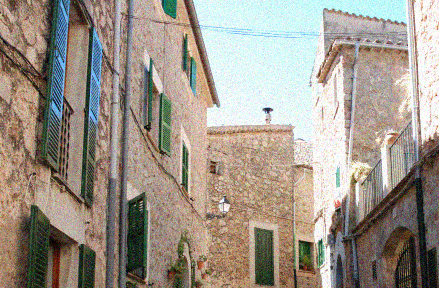
%> input picture images/debug/alleyNoisy_sigma20.png, 439 x 288 px
$ octave basicSection.m   (GNU Octave 9; MATLAB toolbox functions it lacks are replaced by stand-ins)
%> lines starting %> are read from the running program, lines starting %| are printed output that depends on the picture
### templateMatchingNaive.m
function [offsetsRows, offsetsCols, distances] = templateMatchingNaive(row, col,...
    patchSize, searchWindowSize,image)
% This function should for each possible offset in the search window
% centred at the current row and col, save a value for the offsets and
% patch distances, e.g. for the offset (-1,-1)
% offsetsRows(1) = -1;
% offsetsCols(1) = -1;
% distances(1) = 0.125;

% The distance is simply the SSD over patches of size patchSize between the
% 'template' patch centred at row and col and a patch shifted by the
% current offset

%REPLACE THIS
offsetsRows = zeros(searchWindowSize^2,1);
offsetsCols = zeros(searchWindowSize^2,1);
distances = zeros(searchWindowSize^2,1);

%% calculate offsetsRows and offsetsCols
counter = 1;
for r = -(searchWindowSize-1)/2 :(searchWindowSize-1)/2
    for c = -(searchWindowSize-1)/2 : (searchWindowSize-1)/2
        offsetsRows(counter) = r;
        offsetsCols(counter) = c;
        counter= counter+1;
    end
end
%% calculate distances
maxRow = size(image,1);
maxCol = size(image,2);
for index = 1: counter -1

    windowInImageRow = offsetsRows(index) + row;
    windowInImageCol = offsetsCols(index) + col;

    sum = 0;
    for offsetRow = - (patchSize-1)/2 :(patchSize-1)/2
        for offsetCol = - (patchSize-1)/2 : (patchSize-1)/2

            originalPatchInImageRow = row + offsetRow;
            originalPatchInImageCol = col + offsetCol;

            if originalPatchInImageRow < 1 || originalPatchInImageRow > maxRow ...
                    || originalPatchInImageCol < 1 || originalPatchInImageCol > maxCol
                pixelInOriginalPatch = 0;
            else
                pixelInOriginalPatch = image(originalPatchInImageRow, originalPatchInImageCol);
            end

            offsetPatchInImageRow = windowInImageRow + offsetRow;
            offsetPatchInImageCol = windowInImageCol + offsetCol;
            if offsetPatchInImageRow < 1 || offsetPatchInImageRow > maxRow...
                    ||offsetPatchInImageCol < 1 || offsetPatchInImageCol > maxCol
                pixelInOffsetPatch = 0;
            else
                pixelInOffsetPatch = image(offsetPatchInImageRow,offsetPatchInImageCol);
            end

            sum = sum+    (pixelInOriginalPatch - pixelInOffsetPatch)^2;

        end
    end

    distances(index) = sum;


end

### templateMatchingIntegralImage.m
function [offsetsRows, offsetsCols, distances] = templateMatchingIntegralImage(row,...
    col,patchSize, searchWindowSize, image)
% This function should for each possible offset in the search window
% centred at the current row and col, save a value for the offsets and
% patch distances, e.g. for the offset (-1,-1)
% offsetsX(1) = -1;
% offsetsY(1) = -1;
% distances(1) = 0.125;

% The distance is simply the SSD over patches of size patchSize between the
% 'template' patch centred at row and col and a patch shifted by the
% current offset

% This time, use the integral image method!
% NOTE: Use the 'computeIntegralImage' function developed earlier to
% calculate your integral images
% NOTE: Use the 'evaluateIntegralImage' function to calculate patch sums

%REPLACE THIS
offsetsRows = zeros(searchWindowSize^2,1);
offsetsCols = zeros(searchWindowSize^2,1);
distances = zeros(searchWindowSize^2,1);

%% calculate offsetsRows and offsetsCols
counter = 1;
for r = -(searchWindowSize-1)/2 :(searchWindowSize-1)/2
    for c = -(searchWindowSize-1)/2 : (searchWindowSize-1)/2
        offsetsRows(counter) = r;
        offsetsCols(counter) = c;
        counter= counter+1;
    end
end

%% calculate distances
%patchSum = evaluateIntegralImage(image_ii, row, col, patchSize);
%disp(patchSum);
for index = 1: counter -1

% [7 lines of commented-out code are left out]

    img = zeros(size(image));
    for r = 1:size(image,1)
        for c = 1:size(image,2)
            if (r+offsetsRows(index)<1 || r+offsetsRows(index)>size(image,1)...
                    || c+offsetsCols(index)<1 || c+offsetsCols(index)>size(image,2))
                img(r,c) = image(r,c);
            else
                img(r,c) = image(r,c) - image(r+offsetsRows(index),c+offsetsCols(index));
            end
        end
    end
    metricSSD = (img).^2;
    ii_metricSSD = computeIntegralImage(metricSSD);
    distances(index) = evaluateIntegralImage(ii_metricSSD, row, col, patchSize);
end


end

### evaluateIntegralImage.m
function [patchSum] = evaluateIntegralImage(ii, row, col, patchSize)
% This function should calculate the sum over the patch centred at row, col
% of size patchSize of the integral image ii

%REPLACE THIS!

offset = (patchSize-1)/2;

%% get SSD with Integral Image

% calculate L1
if (row-offset-1<1 || col-offset-1<1)
    l1 = 0;
else
    l1 = ii(row-offset-1,col-offset-1);
end

% calculate L2
if (row-offset-1<1)
    l2 = 0;
elseif (col+offset>size(ii,2))
    l2 = ii(row-offset-1,size(ii,2));
else
    l2 = ii(row-offset-1,col+offset);
end

% calculate L3
if (col-offset-1<1)
    l3 = 0;
elseif (row+offset>size(ii,1))
    l3 = ii(size(ii,1),col-offset-1);
else
    l3 = ii(row+offset,col-offset-1);
end

% calculate L4
if (row+offset>size(ii,1) && col+offset>size(ii,2))
    l4 = ii(size(ii,1),size(ii,2));
elseif (row+offset>size(ii,1))
    l4 = ii(size(ii,1),col+offset);
elseif (col+offset>size(ii,2))
    l4 = ii(row+offset,size(ii,2));
else
    l4 = ii(row+offset,col+offset);
end

patchSum = l4+l1-l2-l3;

% [41 lines of commented-out code are left out]
end

### computeIntegralImage.m
function [ii] = computeIntegralImage(image)

%REPLACE THIS
ii = zeros(size(image));

for r = 1 : size(image,1)
    sumOfRow = 0;
    for c = 1 : size(image,2)
        sumOfRow = sumOfRow + image(r,c);
        if r == 1
            ii(r,c) = sumOfRow;
        else
            ii(r,c) = sumOfRow + ii(r-1,c);
        end
    end
end

end

### basicSection.m
%% Some parameters to set - make sure that your code works at image borders!

% Row and column of the pixel for which we wish to find all similar patches
% NOTE: For this section, we pick only one patch
row = 100;
col = 150;

% Patchsize - make sure your code works for different values
patchSize = 3;

% Search window size - make sure your code works for different values
searchWindowSize = 5;


%% Implementation of work required in your basic section-------------------

% TODO - Load Image
image = imread('images/debug/alleyNoisy_sigma20.png');
%> image is the input picture: size 288x439x3 uint8; mean R, G, B 158.2, 149.1, 138
image = im2double(rgb2gray(image));
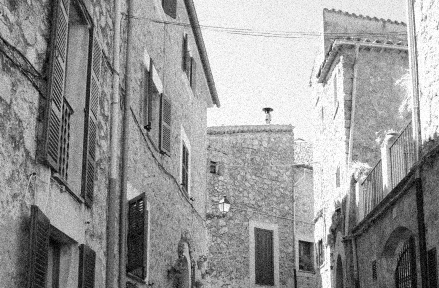
%> image: size 288x439 double; min 0, max 1, mean 0.59
%imshow(image);

% TODO - Fill out this function
%image_ii = computeIntegralImage(image);

% TODO - Display the normalised Integral Image
% NOTE: This is for display only, not for template matching yet!
%figure,imshow(image_ii);


% TODO - Template matching for naive SSD (i.e. just loop and sum)
[offsetsRows_naive, offsetsCols_naive, distances_naive] = templateMatchingNaive(row, col,...
    patchSize, searchWindowSize, image);
%> after the loop in templateMatchingNaive, `for index = 1: counter -1`: distances = 25 values, max 0.215 at index 25, min 0 at index 13, mean 0.0901; pixelInOffsetPatch = 0.522; pixelInOriginalPatch = 0.282
%> offsetsRows_naive = 25 values from -2 to 2; offsetsCols_naive = 25 values, max 2 at index 5, min -2 at index 1, mean 0; distances_naive has the same summary as distances in templateMatchingNaive

% TODO - Template matching using integral images
[offsetsRows_ii, offsetsCols_ii, distances_ii] = templateMatchingIntegralImage(row, col,...
    patchSize, searchWindowSize, image);
%> (the run ends here)
